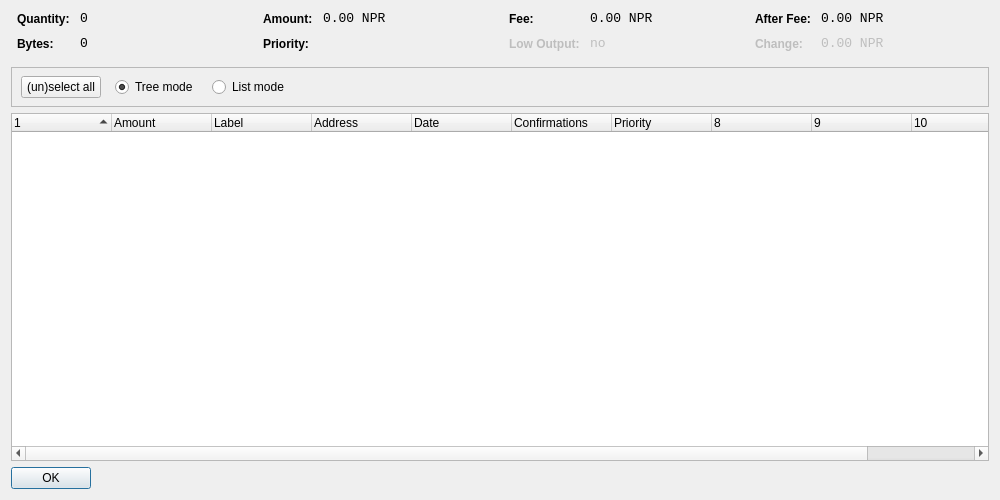
<?xml version="1.0" encoding="UTF-8"?>
<ui version="4.0">
 <class>CoinControlDialog</class>
 <widget class="QDialog" name="CoinControlDialog">
  <property name="geometry">
   <rect>
    <x>0</x>
    <y>0</y>
    <width>1000</width>
    <height>500</height>
   </rect>
  </property>
  <property name="windowTitle">
   <string>Coin Control</string>
  </property>
  <layout class="QVBoxLayout" name="verticalLayout">
   <item>
    <layout class="QHBoxLayout" name="horizontalLayoutTop" stretch="0,0,0,0">
     <property name="topMargin">
      <number>0</number>
     </property>
     <property name="bottomMargin">
      <number>10</number>
     </property>
     <item>
      <layout class="QFormLayout" name="formLayoutCoinControl1">
       <property name="horizontalSpacing">
        <number>10</number>
       </property>
       <property name="verticalSpacing">
        <number>10</number>
       </property>
       <property name="leftMargin">
        <number>6</number>
       </property>
       <property name="rightMargin">
        <number>6</number>
       </property>
       <item row="0" column="0">
        <widget class="QLabel" name="labelCoinControlQuantityText">
         <property name="styleSheet">
          <string notr="true">font-weight:bold;</string>
         </property>
         <property name="text">
          <string>Quantity:</string>
         </property>
        </widget>
       </item>
       <item row="0" column="1">
        <widget class="QLabel" name="labelCoinControlQuantity">
         <property name="font">
          <font>
           <family>Monospace</family>
           <pointsize>10</pointsize>
          </font>
         </property>
         <property name="cursor">
          <cursorShape>IBeamCursor</cursorShape>
         </property>
         <property name="contextMenuPolicy">
          <enum>Qt::ActionsContextMenu</enum>
         </property>
         <property name="text">
          <string notr="true">0</string>
         </property>
         <property name="textInteractionFlags">
          <set>Qt::LinksAccessibleByMouse|Qt::TextSelectableByKeyboard|Qt::TextSelectableByMouse</set>
         </property>
        </widget>
       </item>
       <item row="1" column="0">
        <widget class="QLabel" name="labelCoinControlBytesText">
         <property name="styleSheet">
          <string notr="true">font-weight:bold;</string>
         </property>
         <property name="text">
          <string>Bytes:</string>
         </property>
        </widget>
       </item>
       <item row="1" column="1">
        <widget class="QLabel" name="labelCoinControlBytes">
         <property name="font">
          <font>
           <family>Monospace</family>
           <pointsize>10</pointsize>
          </font>
         </property>
         <property name="cursor">
          <cursorShape>IBeamCursor</cursorShape>
         </property>
         <property name="contextMenuPolicy">
          <enum>Qt::ActionsContextMenu</enum>
         </property>
         <property name="text">
          <string notr="true">0</string>
         </property>
         <property name="textInteractionFlags">
          <set>Qt::LinksAccessibleByMouse|Qt::TextSelectableByKeyboard|Qt::TextSelectableByMouse</set>
         </property>
        </widget>
       </item>
      </layout>
     </item>
     <item>
      <layout class="QFormLayout" name="formLayoutCoinControl2">
       <property name="horizontalSpacing">
        <number>10</number>
       </property>
       <property name="verticalSpacing">
        <number>10</number>
       </property>
       <property name="leftMargin">
        <number>6</number>
       </property>
       <property name="rightMargin">
        <number>6</number>
       </property>
       <item row="0" column="0">
        <widget class="QLabel" name="labelCoinControlAmountText">
         <property name="styleSheet">
          <string notr="true">font-weight:bold;</string>
         </property>
         <property name="text">
          <string>Amount:</string>
         </property>
        </widget>
       </item>
       <item row="0" column="1">
        <widget class="QLabel" name="labelCoinControlAmount">
         <property name="font">
          <font>
           <family>Monospace</family>
           <pointsize>10</pointsize>
          </font>
         </property>
         <property name="cursor">
          <cursorShape>IBeamCursor</cursorShape>
         </property>
         <property name="contextMenuPolicy">
          <enum>Qt::ActionsContextMenu</enum>
         </property>
         <property name="text">
          <string notr="true">0.00 NPR</string>
         </property>
         <property name="textInteractionFlags">
          <set>Qt::LinksAccessibleByMouse|Qt::TextSelectableByKeyboard|Qt::TextSelectableByMouse</set>
         </property>
        </widget>
       </item>
       <item row="1" column="0">
        <widget class="QLabel" name="labelCoinControlPriorityText">
         <property name="styleSheet">
          <string notr="true">font-weight:bold;</string>
         </property>
         <property name="text">
          <string>Priority:</string>
         </property>
        </widget>
       </item>
       <item row="1" column="1">
        <widget class="QLabel" name="labelCoinControlPriority">
         <property name="font">
          <font>
           <family>Monospace</family>
           <pointsize>10</pointsize>
          </font>
         </property>
         <property name="cursor">
          <cursorShape>IBeamCursor</cursorShape>
         </property>
         <property name="contextMenuPolicy">
          <enum>Qt::ActionsContextMenu</enum>
         </property>
         <property name="text">
          <string/>
         </property>
         <property name="textInteractionFlags">
          <set>Qt::LinksAccessibleByMouse|Qt::TextSelectableByKeyboard|Qt::TextSelectableByMouse</set>
         </property>
        </widget>
       </item>
      </layout>
     </item>
     <item>
      <layout class="QFormLayout" name="formLayoutCoinControl3">
       <property name="horizontalSpacing">
        <number>10</number>
       </property>
       <property name="verticalSpacing">
        <number>10</number>
       </property>
       <property name="leftMargin">
        <number>6</number>
       </property>
       <property name="rightMargin">
        <number>6</number>
       </property>
       <item row="0" column="0">
        <widget class="QLabel" name="labelCoinControlFeeText">
         <property name="styleSheet">
          <string notr="true">font-weight:bold;</string>
         </property>
         <property name="text">
          <string>Fee:</string>
         </property>
        </widget>
       </item>
       <item row="0" column="1">
        <widget class="QLabel" name="labelCoinControlFee">
         <property name="font">
          <font>
           <family>Monospace</family>
           <pointsize>10</pointsize>
          </font>
         </property>
         <property name="cursor">
          <cursorShape>IBeamCursor</cursorShape>
         </property>
         <property name="contextMenuPolicy">
          <enum>Qt::ActionsContextMenu</enum>
         </property>
         <property name="text">
          <string notr="true">0.00 NPR</string>
         </property>
         <property name="textInteractionFlags">
          <set>Qt::LinksAccessibleByMouse|Qt::TextSelectableByKeyboard|Qt::TextSelectableByMouse</set>
         </property>
        </widget>
       </item>
       <item row="1" column="0">
        <widget class="QLabel" name="labelCoinControlLowOutputText">
         <property name="enabled">
          <bool>false</bool>
         </property>
         <property name="styleSheet">
          <string notr="true">font-weight:bold;</string>
         </property>
         <property name="text">
          <string>Low Output:</string>
         </property>
        </widget>
       </item>
       <item row="1" column="1">
        <widget class="QLabel" name="labelCoinControlLowOutput">
         <property name="enabled">
          <bool>false</bool>
         </property>
         <property name="font">
          <font>
           <family>Monospace</family>
           <pointsize>10</pointsize>
          </font>
         </property>
         <property name="cursor">
          <cursorShape>IBeamCursor</cursorShape>
         </property>
         <property name="contextMenuPolicy">
          <enum>Qt::ActionsContextMenu</enum>
         </property>
         <property name="text">
          <string notr="true">no</string>
         </property>
         <property name="textInteractionFlags">
          <set>Qt::LinksAccessibleByMouse|Qt::TextSelectableByKeyboard|Qt::TextSelectableByMouse</set>
         </property>
        </widget>
       </item>
      </layout>
     </item>
     <item>
      <layout class="QFormLayout" name="formLayoutCoinControl4">
       <property name="horizontalSpacing">
        <number>10</number>
       </property>
       <property name="verticalSpacing">
        <number>10</number>
       </property>
       <property name="leftMargin">
        <number>6</number>
       </property>
       <property name="rightMargin">
        <number>6</number>
       </property>
       <item row="0" column="0">
        <widget class="QLabel" name="labelCoinControlAfterFeeText">
         <property name="styleSheet">
          <string notr="true">font-weight:bold;</string>
         </property>
         <property name="text">
          <string>After Fee:</string>
         </property>
        </widget>
       </item>
       <item row="0" column="1">
        <widget class="QLabel" name="labelCoinControlAfterFee">
         <property name="font">
          <font>
           <family>Monospace</family>
           <pointsize>10</pointsize>
          </font>
         </property>
         <property name="cursor">
          <cursorShape>IBeamCursor</cursorShape>
         </property>
         <property name="contextMenuPolicy">
          <enum>Qt::ActionsContextMenu</enum>
         </property>
         <property name="text">
          <string notr="true">0.00 NPR</string>
         </property>
         <property name="textInteractionFlags">
          <set>Qt::LinksAccessibleByMouse|Qt::TextSelectableByKeyboard|Qt::TextSelectableByMouse</set>
         </property>
        </widget>
       </item>
       <item row="1" column="0">
        <widget class="QLabel" name="labelCoinControlChangeText">
         <property name="enabled">
          <bool>false</bool>
         </property>
         <property name="styleSheet">
          <string notr="true">font-weight:bold;</string>
         </property>
         <property name="text">
          <string>Change:</string>
         </property>
        </widget>
       </item>
       <item row="1" column="1">
        <widget class="QLabel" name="labelCoinControlChange">
         <property name="enabled">
          <bool>false</bool>
         </property>
         <property name="font">
          <font>
           <family>Monospace</family>
           <pointsize>10</pointsize>
          </font>
         </property>
         <property name="cursor">
          <cursorShape>IBeamCursor</cursorShape>
         </property>
         <property name="contextMenuPolicy">
          <enum>Qt::ActionsContextMenu</enum>
         </property>
         <property name="text">
          <string notr="true">0.00 NPR</string>
         </property>
         <property name="textInteractionFlags">
          <set>Qt::LinksAccessibleByMouse|Qt::TextSelectableByKeyboard|Qt::TextSelectableByMouse</set>
         </property>
        </widget>
       </item>
      </layout>
     </item>
    </layout>
   </item>
   <item>
    <widget class="QFrame" name="frame">
     <property name="minimumSize">
      <size>
       <width>0</width>
       <height>40</height>
      </size>
     </property>
     <property name="frameShape">
      <enum>QFrame::StyledPanel</enum>
     </property>
     <property name="frameShadow">
      <enum>QFrame::Sunken</enum>
     </property>
     <widget class="QWidget" name="horizontalLayoutWidget">
      <property name="geometry">
       <rect>
        <x>10</x>
        <y>0</y>
        <width>781</width>
        <height>41</height>
       </rect>
      </property>
      <layout class="QHBoxLayout" name="horizontalLayoutPanel" stretch="0,0,0,0,0">
       <property name="spacing">
        <number>14</number>
       </property>
       <item>
        <widget class="QPushButton" name="pushButtonSelectAll">
         <property name="sizePolicy">
          <sizepolicy hsizetype="Maximum" vsizetype="Fixed">
           <horstretch>0</horstretch>
           <verstretch>0</verstretch>
          </sizepolicy>
         </property>
         <property name="text">
          <string>(un)select all</string>
         </property>
        </widget>
       </item>
       <item>
        <widget class="QRadioButton" name="radioTreeMode">
         <property name="sizePolicy">
          <sizepolicy hsizetype="Maximum" vsizetype="Fixed">
           <horstretch>0</horstretch>
           <verstretch>0</verstretch>
          </sizepolicy>
         </property>
         <property name="text">
          <string>Tree mode</string>
         </property>
         <property name="checked">
          <bool>true</bool>
         </property>
        </widget>
       </item>
       <item>
        <widget class="QRadioButton" name="radioListMode">
         <property name="sizePolicy">
          <sizepolicy hsizetype="Maximum" vsizetype="Fixed">
           <horstretch>0</horstretch>
           <verstretch>0</verstretch>
          </sizepolicy>
         </property>
         <property name="text">
          <string>List mode</string>
         </property>
        </widget>
       </item>
       <item>
        <spacer name="horizontalSpacer">
         <property name="orientation">
          <enum>Qt::Horizontal</enum>
         </property>
         <property name="sizeHint" stdset="0">
          <size>
           <width>40</width>
           <height>20</height>
          </size>
         </property>
        </spacer>
       </item>
      </layout>
     </widget>
    </widget>
   </item>
   <item>
    <widget class="CoinControlTreeWidget" name="treeWidget">
     <property name="contextMenuPolicy">
      <enum>Qt::CustomContextMenu</enum>
     </property>
     <property name="sortingEnabled">
      <bool>false</bool>
     </property>
     <property name="columnCount">
      <number>11</number>
     </property>
     <attribute name="headerShowSortIndicator" stdset="0">
      <bool>true</bool>
     </attribute>
     <attribute name="headerStretchLastSection">
      <bool>false</bool>
     </attribute>
     <column>
      <property name="text">
       <string/>
      </property>
     </column>
     <column>
      <property name="text">
       <string>Amount</string>
      </property>
     </column>
     <column>
      <property name="text">
       <string>Label</string>
      </property>
     </column>
     <column>
      <property name="text">
       <string>Address</string>
      </property>
     </column>
     <column>
      <property name="text">
       <string>Date</string>
      </property>
     </column>
     <column>
      <property name="text">
       <string>Confirmations</string>
      </property>
      <property name="toolTip">
       <string>Confirmed</string>
      </property>
     </column>
     <column>
      <property name="text">
       <string>Priority</string>
      </property>
     </column>
     <column>
      <property name="text">
       <string/>
      </property>
     </column>
     <column>
      <property name="text">
       <string/>
      </property>
     </column>
     <column>
      <property name="text">
       <string/>
      </property>
     </column>
     <column>
      <property name="text">
       <string/>
      </property>
     </column>
    </widget>
   </item>
   <item>
    <widget class="QDialogButtonBox" name="buttonBox">
     <property name="sizePolicy">
      <sizepolicy hsizetype="Maximum" vsizetype="Fixed">
       <horstretch>0</horstretch>
       <verstretch>0</verstretch>
      </sizepolicy>
     </property>
     <property name="orientation">
      <enum>Qt::Horizontal</enum>
     </property>
     <property name="standardButtons">
      <set>QDialogButtonBox::Ok</set>
     </property>
    </widget>
   </item>
  </layout>
 </widget>
 <customwidgets>
  <customwidget>
   <class>CoinControlTreeWidget</class>
   <extends>QTreeWidget</extends>
   <header>coincontroltreewidget.h</header>
  </customwidget>
 </customwidgets>
 <resources/>
 <connections/>
</ui>
